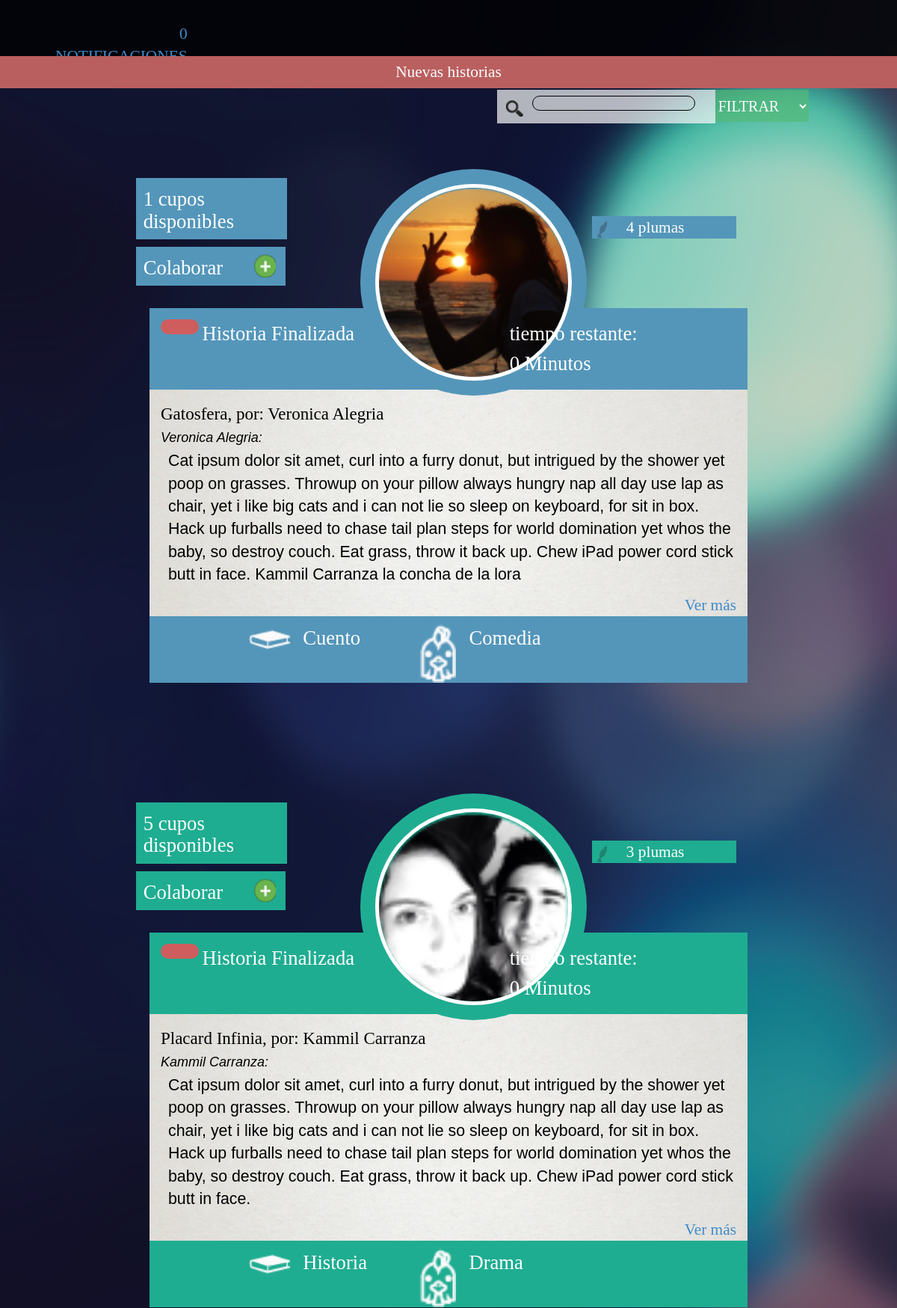
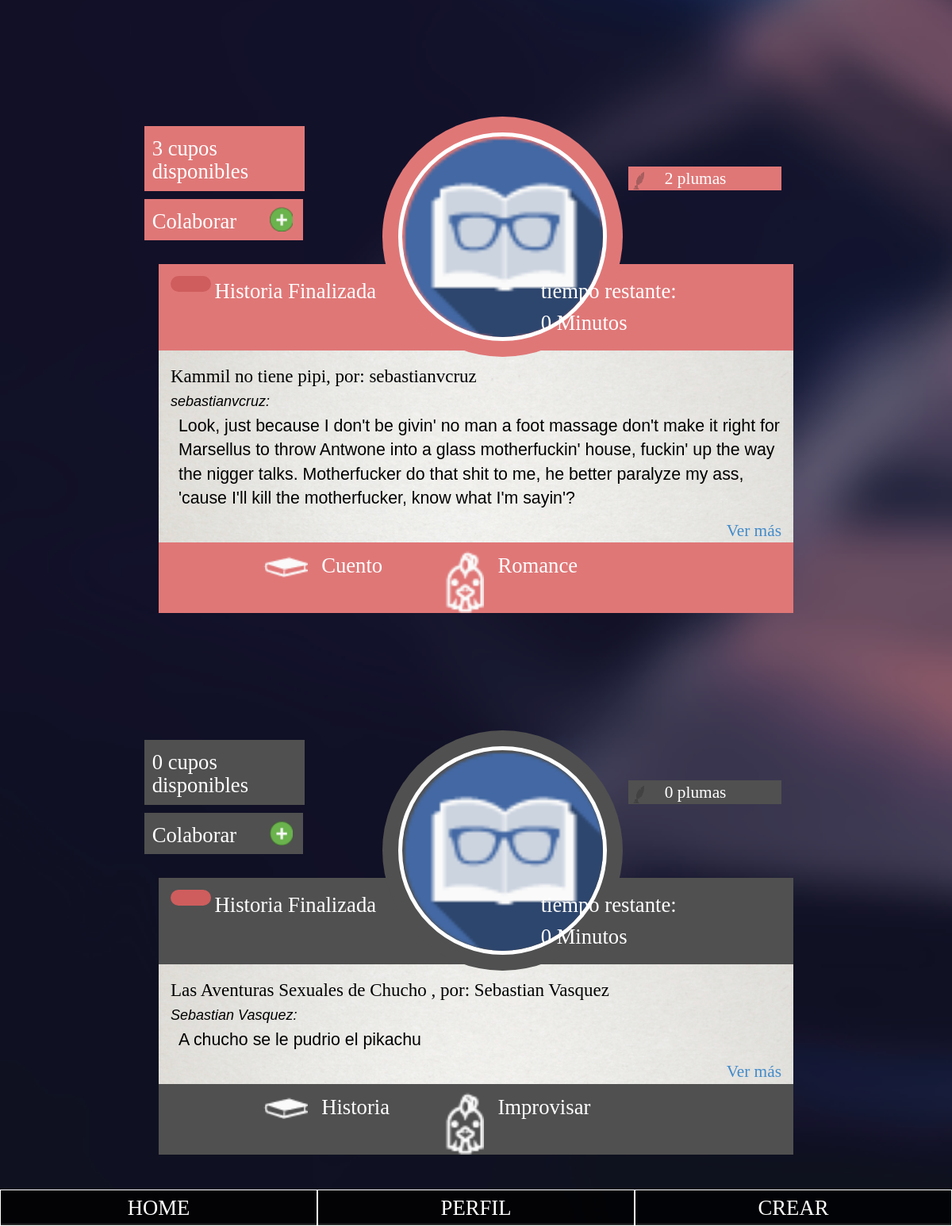
The app's page /home.php with its own data (2 pictures, top to bottom).
### tables this page shows
CREATE TABLE IF NOT EXISTS `historias` (
  `id` int(11) NOT NULL AUTO_INCREMENT,
  `titulo` varchar(1024) NOT NULL,
  `tipo` varchar(256) NOT NULL,
  `categoria` varchar(256) NOT NULL,
  `tiempo` int(11) NOT NULL,
  `contenido` text NOT NULL,
  `idUsuario` int(11) NOT NULL,
  `creador` varchar(1024) NOT NULL,
  `cupos` int(11) NOT NULL,
  `imgCreador` varchar(1024) NOT NULL,
  PRIMARY KEY (`id`)
);

### home.php (the view, shortened to what this page needs)
<!DOCTYPE html>
 <html class="no-js">
<head>
  <link rel="stylesheet" href="css/bootstrap.min.css">
  <link rel="stylesheet" href="css/main.css">
</head>
<body id="home_body">
            <header id="head_principal">
              <div id='cabecera'>
                <figure class="col-xs-1">
                <div class="col-xs-0 col-sm-5"></div>
               <nav class="col-xs-6 col-sm-3 col-sm-offset-4">
                <ul>
                  <a id="notificacion" href="#"><li>0 NOTIFICACIONES</li></a>
                  <a id="salir" href="#"><li class='raya'>SALIR</li></a>
                </ul>
              </nav>
            </div>
            <div class="nave_buscador col-xs-12 col-sm-5">
              <div class="buscador col-xs-9 col-sm-7">
               <figure  class="col-xs-2 col-sm-2"><img src="img/buscar_icon.png" alt=""></figure>
               <input  id="buscar" class="buscador col-xs-10 col-sm-9" type="text">
             </div>
             <div class="btn_filtrar col-xs-3 col-sm-3">
               <select id="selecciones">
                <option>FILTRAR</option>
              </select>
            </div>
          </div>
        </header>
        <div id="contenedor_home" class="row">
          <div class="nombre_seccion">
            <h4>Nuevas historias</h4>
          </div>
      <div id="todoContenido">
        <?php
        include_once("includes/database.php");
        $sqlHistorias= "SELECT historias.id AS idHistoria, historias.cupos AS cupos, historias.imgCreador AS imagen, historias.tiempo AS tiempo, historias.titulo AS titulo,
        historias.creador AS creador, historias.contenido AS contenido, historias.tipo AS tipo, historias.categoria AS categoria FROM Continuara.historias ";
        $resHistorias= mysqli_query($con,$sqlHistorias);
        while($rowHistorias=mysqli_fetch_array($resHistorias)){
          echo"<article class='row'>";
           echo"<div class = 'col-xs-0 col-sm-12'>";
        echo"<div class = 'col-xs-0 col-sm-1'></div>";
        echo"<div class = 'col-xs-0 col-sm-10' id='info_cont'>";
          echo"<div class='cupos col-xs-4 col-sm-4'>";
          echo"<div class='frente info col-xs-9 col-sm-11 ".$rowHistorias["categoria"]."'>";
          echo"<h5>".$rowHistorias["cupos"]." cupos disponibles</h5>";
          echo"</div>";
          echo"<div class='colaborar col-xs-12 col-sm-12 ".$rowHistorias["categoria"]."'>";
          echo"<h5 class='frente col-xs-8 col-sm-8 '>Colaborar</h5>";
          echo"<a class='linkCol' data-colaboracionID='".$rowHistorias["idHistoria"]."' href='#'><figure class='col-xs-2'><img src='img/btn_mas.png' alt=''></figure></a>";
          echo"<div class='col-xs-2 col-sm-2 '></div>";
          echo"</div>";
          echo"</div>";
          echo"<div class='col-xs-4 col-sm-5'></div>";
          echo"<div class='img_perfil col-xs-5 col-sm-5'>";
          echo"<figure class='".$rowHistorias["categoria"]."'><img src=".$rowHistorias["imagen"]." alt=''></figure>";
          echo"</div>";
          echo"<div class='frente plumas col-xs-4 col-sm-3 ".$rowHistorias["categoria"]."'>";
          $sqlPlumas="SELECT plumas.id FROM Continuara.plumas WHERE plumas.idHistoria='".$rowHistorias["idHistoria"]."'";
          $resPlumas=mysqli_query($con,$sqlPlumas);
          $filasPlumas=mysqli_num_rows($resPlumas);
          echo"<a class='linkHist' data-plumaID='".$rowHistorias["idHistoria"]."' href='#'><figure class='col-xs-2'><img src='img/pluma_icon.png' alt=''></figure>".$filasPlumas." plumas</a>";
          echo"</div>";
          echo"</div>";
          echo"<div class = 'col-xs-0 col-sm-1'></div>";
      echo"</div>";
      echo"<div class = 'col-sm-12'>";
        echo"<div class = 'col-sm-1'></div>";
          echo"<div class='info_historia col-xs-12 col-sm-10 ".$rowHistorias["categoria"]."'>";
          echo"<div class='frente info col-xs-5 col-sm-5'>";
          if($rowHistorias["tiempo"]<1){
            echo"<div id='estado_historia2'  class='col-xs-2 col-sm-2'></div>";
            echo"<h5>Historia Finalizada</h5>";
          }else{
            echo"<div id='estado_historia' class='col-xs-2 col-sm-2'></div>";
            echo"<h5>Historia en curso</h5>";
          }
          echo"</div>";
          echo"<div class='col-xs-2 col-sm-2'></div>";
          echo"<div class='frente info col-xs-5 col-sm-5'>";
          echo"<h5>tiempo restante:</h5";
          echo"<h5>".$rowHistorias["tiempo"]." Minutos</h5>";
          echo"</div>";
          echo"<div class='cont_info col-xs-12 col-sm-12'>";
          echo"<h1>".$rowHistorias["titulo"].", por: ".$rowHistorias["creador"]."</h1>";
          echo"<h3>".$rowHistorias["creador"].":</h3>";
          echo"<p>".$rowHistorias["contenido"]."</p>";
          echo"<div class='col-xs-10 col-sm-10'></div>";
          echo"<a class='col-xs-2 col-sm-2' href='visualizacion.php?idHistoria=".$rowHistorias["idHistoria"]."'>Ver más</a>";
          echo"</div>";
          echo"<div class='col-xs-12 col-sm-10 clasificacion'>";
          echo"<div class='col-xs-2 col-sm-2'></div>";
          echo"<div class='col-xs-4 col-sm-4 tipo_historia'>";
          echo"<figure class='col-xs-4 col-sm-4 '><img src='img/cuento_icon.png' alt=''></figure>";
          echo"<h5 class='col-xs-8 col-sm-8 '>".$rowHistorias["tipo"]."</h5> ";
          echo"</div>";
          echo"<div class='col-xs-4 col-sm-4 genero_historia'>";
          echo" <figure class='col-xs-4 col-sm-4'><img src='img/comedia_icon.png' alt=''></figure>";
          echo"<h5 class='col-xs-8 col-sm-8 '>".$rowHistorias["categoria"]."</h5> ";
          echo"</div>";
          echo"<div class='col-xs-2 col-sm-2'></div>";
        echo"</div>";
        echo"<div class = 'col-xs-0 col-sm-1'></div>";
        echo"</div>";
        echo"<div class = 'col-xs-0 col-sm-1'></div>";
      echo"</div>";
      echo"</article>";
        }
        ?>
        </div>
      </div>
      <nav class="col-xs-12 col-sm-12" id='menu'>
        <ul>
          <a href="home.php"><li class="col-xs-4 col-sm-4">HOME</li></a>
          <a href="perfil.php"><li class="col-xs-4 col-sm-4">PERFIL</li></a>
          <a href="crear.php"><li class="col-xs-4 col-sm-4">CREAR</li></a>
        </ul>
      </nav>
    </body>
    </html>

### records on screen
historias: cupos "1", imgCreador (picture), filasPlumas "4", shows "Historia Finalizada", tiempo "0", titulo "Gatosfera", creador "Veronica Alegria", contenido "Cat ipsum dolor sit amet, curl into a furry donut, but intrigued by the shower yet poop on grasses. Throwup on your pillow always hungry nap all day use lap as chair, yet i like big cats and i can not lie so sleep on keyboard, for sit in box. Hack up furballs need to chase tail plan steps for world domination yet whos the baby, so destroy couch. Eat grass, throw it back up. Chew iPad power cord stick butt in face. Kammil Carranza la concha de la lora", tipo "Cuento", categoria "Comedia"
historias: cupos "5", imgCreador (picture), filasPlumas "3", shows "Historia Finalizada", tiempo "0", titulo "Placard Infinia", creador "Kammil Carranza", contenido "Cat ipsum dolor sit amet, curl into a furry donut, but intrigued by the shower yet poop on grasses. Throwup on your pillow always hungry nap all day use lap as chair, yet i like big cats and i can not lie so sleep on keyboard, for sit in box. Hack up furballs need to chase tail plan steps for world domination yet whos the baby, so destroy couch. Eat grass, throw it back up. Chew iPad power cord stick butt in face.", tipo "Historia", categoria "Drama"
historias: cupos "3", imgCreador (placeholder picture), filasPlumas "2", shows "Historia Finalizada", tiempo "0", titulo "Kammil no tiene pipi", creador "sebastianvcruz", contenido "Look, just because I don't be givin' no man a foot massage don't make it right for Marsellus to throw Antwone into a glass motherfuckin' house, fuckin' up the way the nigger talks. Motherfucker do that shit to me, he better paralyze my ass, 'cause I'll kill the motherfucker, know what I'm sayin'?", tipo "Cuento", categoria "Romance"
historias: cupos "0", imgCreador (placeholder picture), filasPlumas "0", shows "Historia Finalizada", tiempo "0", titulo "Las Aventuras Sexuales de Chucho", creador "Sebastian Vasquez", contenido "A chucho se le pudrio el pikachu", tipo "Historia", categoria "Improvisar"
